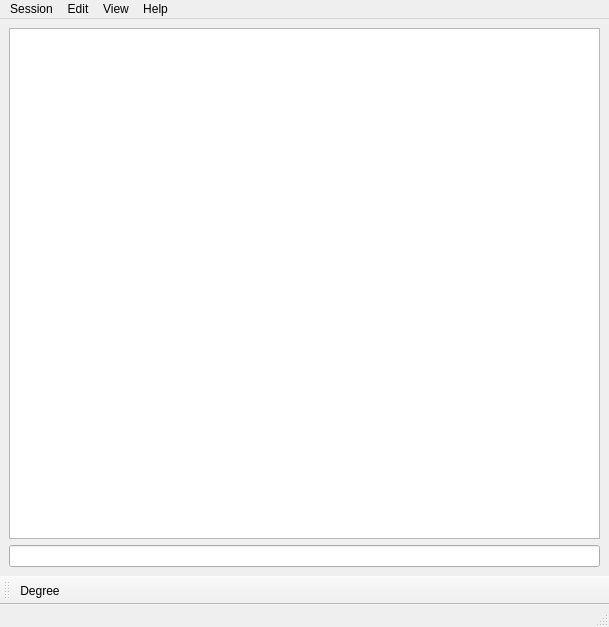
<?xml version="1.0" encoding="UTF-8"?>
<ui version="4.0">
 <class>editor1</class>
 <widget class="QMainWindow" name="editor1">
  <property name="geometry">
   <rect>
    <x>0</x>
    <y>0</y>
    <width>609</width>
    <height>627</height>
   </rect>
  </property>
  <property name="windowTitle">
   <string>editor1</string>
  </property>
  <widget class="QWidget" name="centralwidget">
   <layout class="QGridLayout" name="gridLayout">
    <item row="1" column="0" colspan="2">
     <widget class="QLineEdit" name="lineEdit">
      <property name="enabled">
       <bool>true</bool>
      </property>
      <property name="maximumSize">
       <size>
        <width>16777215</width>
        <height>26</height>
       </size>
      </property>
     </widget>
    </item>
    <item row="0" column="0" colspan="2">
     <widget class="QTextBrowser" name="textBrowser">
      <property name="html">
       <string>&lt;!DOCTYPE HTML PUBLIC &quot;-//W3C//DTD HTML 4.0//EN&quot; &quot;http://www.w3.org/TR/REC-html40/strict.dtd&quot;&gt;
&lt;html&gt;&lt;head&gt;&lt;meta name=&quot;qrichtext&quot; content=&quot;1&quot; /&gt;&lt;meta charset=&quot;utf-8&quot; /&gt;&lt;style type=&quot;text/css&quot;&gt;
p, li { white-space: pre-wrap; }
hr { height: 1px; border-width: 0; }
li.unchecked::marker { content: &quot;\2610&quot;; }
li.checked::marker { content: &quot;\2612&quot;; }
&lt;/style&gt;&lt;/head&gt;&lt;body style=&quot; font-family:'Segoe UI'; font-size:9pt; font-weight:400; font-style:normal;&quot;&gt;
&lt;p style=&quot;-qt-paragraph-type:empty; margin-top:0px; margin-bottom:0px; margin-left:0px; margin-right:0px; -qt-block-indent:0; text-indent:0px;&quot;&gt;&lt;br /&gt;&lt;/p&gt;&lt;/body&gt;&lt;/html&gt;</string>
      </property>
     </widget>
    </item>
   </layout>
  </widget>
  <widget class="QMenuBar" name="menubar">
   <property name="geometry">
    <rect>
     <x>0</x>
     <y>0</y>
     <width>609</width>
     <height>26</height>
    </rect>
   </property>
   <widget class="QMenu" name="menuFile">
    <property name="title">
     <string>Session</string>
    </property>
    <addaction name="actionSave_file"/>
    <addaction name="actionOpen_file"/>
    <addaction name="separator"/>
    <addaction name="actionQuit"/>
   </widget>
   <widget class="QMenu" name="menuEdit">
    <property name="title">
     <string>Edit</string>
    </property>
    <addaction name="actionCopy"/>
    <addaction name="actionCopy_last_result"/>
    <addaction name="actionPaste"/>
    <addaction name="actionClear_Expression"/>
    <addaction name="actionClear_History"/>
   </widget>
   <widget class="QMenu" name="menuView">
    <property name="title">
     <string>View</string>
    </property>
    <addaction name="actionKeypad"/>
    <addaction name="separator"/>
    <addaction name="actionFunctions"/>
    <addaction name="actionUser_FUnctions"/>
    <addaction name="actionHistory"/>
    <addaction name="separator"/>
    <addaction name="actionStatus_Bar"/>
    <addaction name="actionFull_Screan_2"/>
   </widget>
   <widget class="QMenu" name="menuHelp">
    <property name="title">
     <string>Help</string>
    </property>
   </widget>
   <addaction name="menuFile"/>
   <addaction name="menuEdit"/>
   <addaction name="menuView"/>
   <addaction name="menuHelp"/>
  </widget>
  <widget class="QStatusBar" name="statusbar"/>
  <widget class="QToolBar" name="toolBar">
   <property name="windowTitle">
    <string>toolBar</string>
   </property>
   <attribute name="toolBarArea">
    <enum>BottomToolBarArea</enum>
   </attribute>
   <attribute name="toolBarBreak">
    <bool>false</bool>
   </attribute>
   <addaction name="actionDegree_2"/>
  </widget>
  <action name="actionOpen_file">
   <property name="text">
    <string>Open file</string>
   </property>
   <property name="shortcut">
    <string>Ctrl+L</string>
   </property>
  </action>
  <action name="actionSave_file">
   <property name="text">
    <string>Save file</string>
   </property>
   <property name="shortcut">
    <string>Ctrl+S</string>
   </property>
  </action>
  <action name="actionQuit">
   <property name="text">
    <string>Quit</string>
   </property>
   <property name="shortcut">
    <string>Ctrl+Q</string>
   </property>
  </action>
  <action name="actionCopy">
   <property name="text">
    <string>Copy</string>
   </property>
   <property name="shortcut">
    <string>Ctrl+C</string>
   </property>
  </action>
  <action name="actionCopy_last_result">
   <property name="text">
    <string>Copy Last Result</string>
   </property>
   <property name="shortcut">
    <string>Ctrl+R</string>
   </property>
  </action>
  <action name="actionPaste">
   <property name="text">
    <string>Paste</string>
   </property>
   <property name="shortcut">
    <string>Ctrl+V</string>
   </property>
  </action>
  <action name="actionClear_Expression">
   <property name="text">
    <string>Clear Expression</string>
   </property>
   <property name="shortcut">
    <string>Esc</string>
   </property>
  </action>
  <action name="actionClear_History">
   <property name="text">
    <string>Clear History</string>
   </property>
   <property name="shortcut">
    <string>Ctrl+N</string>
   </property>
  </action>
  <action name="actionKeypad">
   <property name="text">
    <string>Keypad</string>
   </property>
   <property name="shortcut">
    <string>Ctrl+K</string>
   </property>
  </action>
  <action name="actionFunctions">
   <property name="text">
    <string>Functions</string>
   </property>
   <property name="shortcut">
    <string>Ctrl+1</string>
   </property>
  </action>
  <action name="actionUser_FUnctions">
   <property name="text">
    <string>User Functions</string>
   </property>
   <property name="shortcut">
    <string>Ctrl+2</string>
   </property>
  </action>
  <action name="actionHistory">
   <property name="text">
    <string>History</string>
   </property>
   <property name="shortcut">
    <string>Ctrl+3</string>
   </property>
  </action>
  <action name="actionStatus_Bar">
   <property name="text">
    <string>Status Bar</string>
   </property>
   <property name="shortcut">
    <string>Ctrl+B</string>
   </property>
  </action>
  <action name="actionFull_Screan_2">
   <property name="text">
    <string>Full Screan</string>
   </property>
   <property name="shortcut">
    <string>F11</string>
   </property>
  </action>
  <action name="actionDegree_2">
   <property name="text">
    <string>Degree</string>
   </property>
  </action>
 </widget>
 <tabstops>
  <tabstop>textBrowser</tabstop>
 </tabstops>
 <resources/>
 <connections/>
</ui>
